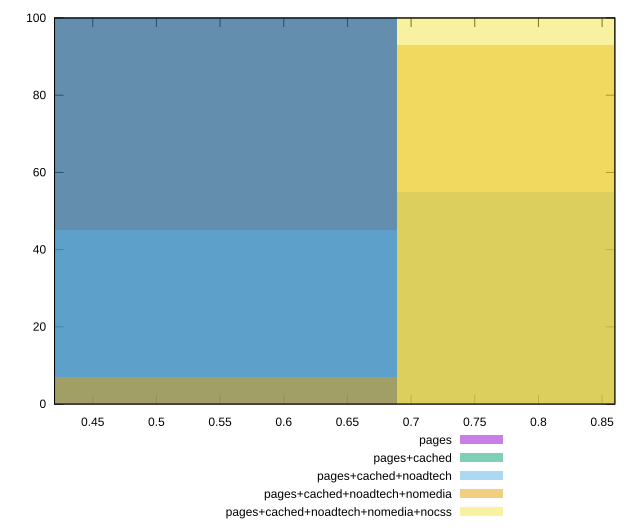

Recreate this plot in gnuplot.
reset

$pages <<EOF
0.5511064227519322 100
EOF

$pagesCached <<EOF
0.5511064227519322 100
EOF

$pagesCachedNoadtech <<EOF
0.5511064227519322 45
0.8266596341278983 55
EOF

$pagesCachedNoadtechNomedia <<EOF
0.5511064227519322 7
0.8266596341278983 93
EOF

$pagesCachedNoadtechNomediaNocss <<EOF
0.8266596341278983 100
EOF

set key outside below
set boxwidth 0.2755532113759661
set xrange [0.42:0.86]
set yrange [0:100]
set trange [0:100]
set style fill transparent solid 0.5 noborder
set terminal svg size 640, 530 enhanced background rgb 'white'
set output "report_00018_2021-02-10T15-25-16.877Z/meta/score/comparison/histogram/all_raw.svg"

plot $pages title "pages" with boxes, \
     $pagesCached title "pages+cached" with boxes, \
     $pagesCachedNoadtech title "pages+cached+noadtech" with boxes, \
     $pagesCachedNoadtechNomedia title "pages+cached+noadtech+nomedia" with boxes, \
     $pagesCachedNoadtechNomediaNocss title "pages+cached+noadtech+nomedia+nocss" with boxes

reset
